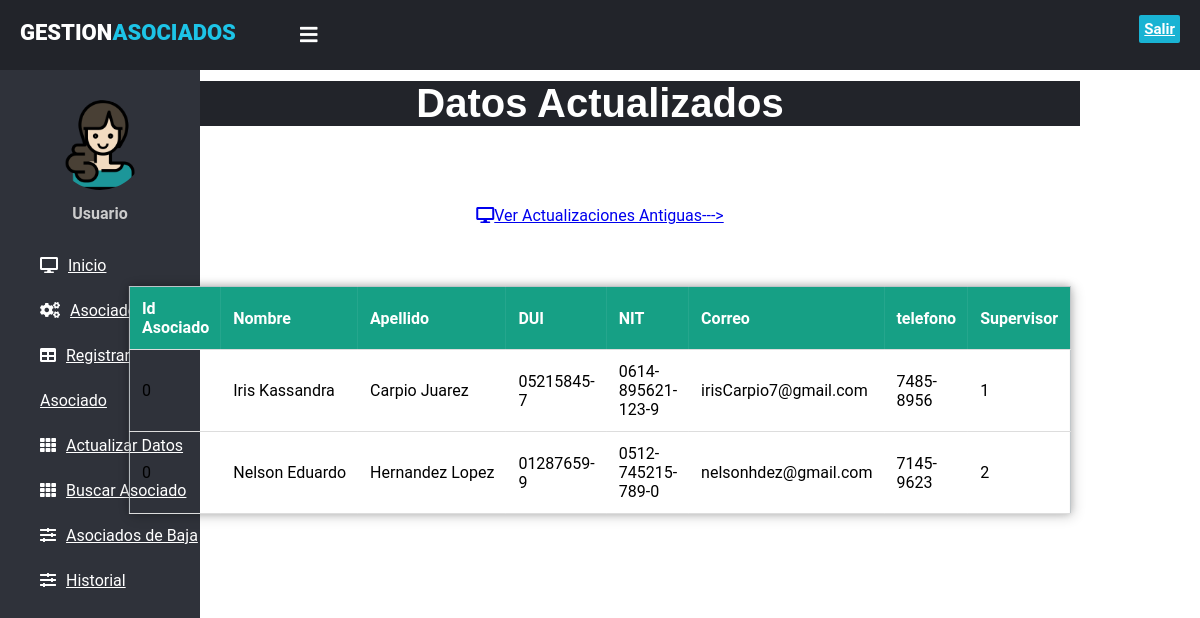
The page /controllers/controlActualizacion.php (signed in) on the database its author committed.
### tables this page shows
CREATE TABLE `historialactualizacion` (
  `idAsociado` int(11) NOT NULL,
  `nombre` varchar(20) DEFAULT NULL,
  `apellido` varchar(20) DEFAULT NULL,
  `dui` varchar(20) DEFAULT NULL,
  `nit` varchar(20) DEFAULT NULL,
  `correo` varchar(50) DEFAULT NULL,
  `telefono` varchar(10) DEFAULT NULL,
  `idEmpleado` int(11) DEFAULT NULL
);

### controllers/controlActualizacion.php (called while the page is built, shortened)
<?php
	require '../models/actualizacionesModel.php';
		$obAsoci=new ActualizacionModel();
		$datos=$obAsoci->getAsociado();
	require '../views/actualizacionesDatos.php';
 ?>

### db/conexion.php (called while the page is built, shortened)
<?php
	class Conexion{
		function __construct(){
			$this->con=new mysqli(SERVER,USER,PASSWORD,BASE);
		}
	}
	?>

### models/actualizacionesModel.php (called while the page is built, shortened)
<?php
	require '../db/conexion.php';
	require 'asociado.php';
	class ActualizacionModel extends Conexion{
		function getAsociado(){
			$res=$this->con->query("select * from historialactualizacion");
			$r=array();
			while($row=$res->fetch_assoc()){
				$e=new Asociado($row["idAsociado"],$row["nombre"],$row["apellido"],$row["dui"],$row["nit"],$row["correo"],$row["telefono"],$row["idEmpleado"]);
				$r[]=$e;
			}
			return $r;
		}
	}
 ?>

### models/asociado.php (called while the page is built)
<?php
	class Asociado
	{
		private $idAsociado;
		private $nombre;
		private $apellido;
		private $dui;
		private $nit;
		private $correo;
		private $telefono;
		private $idEmpleado;
	function __construct($idAsociado,$nombre,$apellido,$dui,$nit,$correo,$telefono,$idEmpleado) {
		$this->idAsociado=$idAsociado;
		$this->nombre=$nombre;
		$this->apellido=$apellido;
		$this->dui=$dui;
		$this->nit=$nit;
		$this->correo=$correo;
		$this->telefono=$telefono;
		$this->idEmpleado=$idEmpleado;
	}
	function getIdAsociado(){
		return $this->idAsociado;
	}
	function getNombre(){
		return $this->nombre;
	}
	function getApellido(){
		return $this->apellido;
	}
	function getDui(){
		return $this->dui;
	}
	function getNit(){
		return $this->nit;
	}
	function getCorreo(){
		return $this->correo;
	}
	function getTelefono(){
		return $this->telefono;
	}
	function getIdEmpleado(){
		return $this->idEmpleado;
	}
	}
 ?>

### views/actualizacionesDatos.php (the view, shortened to what this page needs)
<!DOCTYPE html>
<html>
<head>
    <link rel="stylesheet" href="css/estilo.css">
    <link rel="stylesheet" href="css/estiloTabla.css">
    <link rel="stylesheet" type="text/css" href="https://cdnjs.cloudflare.com/ajax/libs/font-awesome/5.12.1/css/all.min.css
">
</head>
<body>
    <header>
        <label for="check">
        <i class="fas fa-bars" id="sidebar_btn"></i>
        </label>
        <div class="left_area">
            <h3>Gestion<span>Asociados</span></h3>
        </div>
        <div class="right_area">
            <a href="../controllers/controlUser.php" class="logout_btn">Salir</a>
        </div>
    </header>
    <div class="sidebar">
        <center>
            <img src="imagenes/1.png" class="profile_image">
            <h4>Usuario</h4>
        </center>
        <a href="../views/vistaPrincipal.php"><i class="fas fa-desktop"></i><span>Inicio</span></a>
        <a href="../controllers/controlAsociado.php"><i class="fas fa-cogs"></i><span>Asociados</span></a>
        <a href="../controllers/controlAgregar.php"><i class="fas fa-table"></i><span>Registrar Asociado</span></a>
        <a href="../controllers/controlActualizar.php"><i class="fas fa-th"></i><span>Actualizar Datos</span></a>
        <a href="../views/buscador.php"><i class="fas fa-th"></i><span>Buscar Asociado</span></a>
        <a href="../controllers/controlBaja.php"><i class="fas fa-sliders-h"></i><span>Asociados de Baja</span></a>
        <a href="../controllers/controlActualizacion.php"><i class="fas fa-sliders-h"></i><span>Historial</span></a>
    </div>
            <div align="center">
                <br><br>
                 <div class="contenedor">
                <h2 class="titulo" align="center">Datos Actualizados</h2>
            </div>
<div id="color">
                 <table>
        <tr id="header">
                    <th>Id Asociado</th>
                    <th>Nombre</th>
                    <th>Apellido</th>
                    <th>DUI</th>
                    <th>NIT</th>
                    <th>Correo</th>
                    <th>telefono</th>
                    <th>Supervisor</th>
                </tr>
        <?php
                foreach ($datos as $a) {
                        $idAsociado=$a->getIdAsociado();
                        $nombre=$a->getNombre();
                        $apellido=$a->getApellido();
                        $dui=$a->getDui();
                        $nit=$a->getNit();
                        $correo=$a->getCorreo();
                        $telefono=$a->getTelefono();
                        $idEmpleado=$a->getIdEmpleado();
                        echo "<tr>
                        <td>$idAsociado</td>
                        <td>$nombre</td>
                        <td>$apellido</td>
                        <td>$dui</td>
                        <td>$nit</td>
                        <td>$correo</td>
                        <td>$telefono</td>
                        <td>$idEmpleado</td>
                        </tr>";
                    }
                 ?>
    </table>
    <div class="right_area">
        <a href="../controllers/controlAntigua.php"><i class="fas fa-desktop"></i><span>Ver Actualizaciones Antiguas---></span></a>
        </div>
           </div>
            </div>
</body>
</html>

### controllers/css/estilo.css (style rules this page uses)
body { margin: 0; padding: 0; font-family: "Roboto", sans-serif; }
header { position: fixed; background: #22242A; padding: 20px; width: 100%; height: 30px; z-index: 100; }
.left_area h3 { color: #fff; margin: 0; text-transform: uppercase; font-size: 22px; font-weight: 900; }
.left_area span { color: #1DC4E7; }
.logout_btn { padding: 5px; background: #19B3D3; text-orientation: none; float: right; margin-top: -30px; margin-right: 40px; border-radius: 2px; font-size: 15px; font-weight: 600; color: #fff; transition: 0.5s; transition-property: background; }
.sidebar { background: #2F323A; margin-top: 70px; padding-top: 30px; position: fixed; left: 0; width: 200px; height: 100%; transition: 0.5s; transition-property: left; }
.sidebar .profile_image { width: 90px; height: 90px; border-radius: 100px; margin-bottom: 10px; }
.sidebar h4 { color: #ccc; margin-top: 0; margin-bottom: 20px; }
.sidebar a { color: #fff; display: block; width: 100%; line-height: 45px; text-orientation: none; padding-left: 40px; box-sizing: border-box; transition: 0.5s; transition-property: background; }
.sidebar i { padding-right: 10px; }
label #sidebar_btn { z-index: 1; color: #fff; position: fixed; cursor: pointer; left: 300px; font-size: 20px; margin: 5px 0; transition: 0.5s; transition-property: color; }
.contenedor { padding: 10px 0; width: 80%; max-width: 1000px; margin: auto; overflow: hidden; }
.titulo { color: #fff; font-family: sans-serif; font-size: 40px; text-align: center; margin-bottom: 70px; background-color: #22242A; }

### controllers/css/estiloTabla.css (style rules this page uses)
table { position: absolute; left: 50%; top: 50%; transform: translate(-50%, -50%); border-collapse: collapse; width: 800px; height: 200px; border: 1px solid #bdc3c7; box-shadow: 2px 2px 12px rgba(0, 0, 0, 0.2), -1px -1px 8px rgba(0, 0, 0, 0.2); }
tr { transition: all .2s ease-in; cursor: pointer; }
th, td { padding: 12px; text-align: left; border-bottom: 1px solid #ddd; }
#header { position: relative; background-color: #16a085; color: #fff; }

### rows shown on the page
historialactualizacion: idAsociado "0", nombre "Iris Kassandra", apellido "Carpio Juarez", dui "05215845-7", nit "0614-895621-123-9", correo "irisCarpio7@gmail.com", telefono "7485-8956", idEmpleado "1"
historialactualizacion: idAsociado "0", nombre "Nelson Eduardo", apellido "Hernandez Lopez", dui "01287659-9", nit "0512-745215-789-0", correo "nelsonhdez@gmail.com", telefono "7145-9623", idEmpleado "2"
